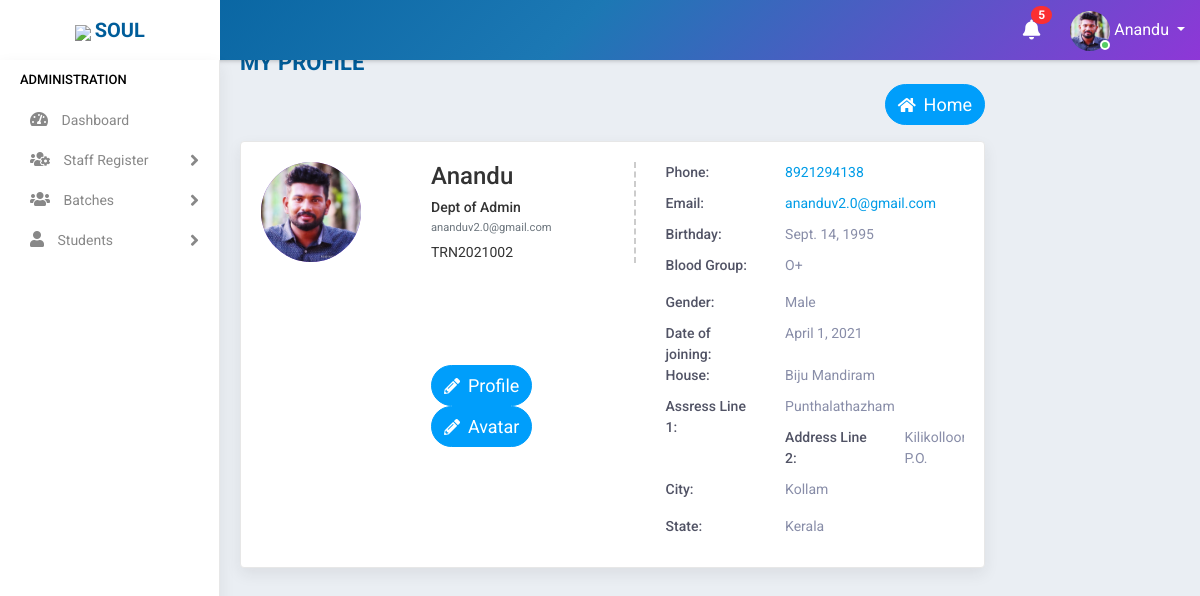
The page /profile/ (signed in) on the database as committed earlier.
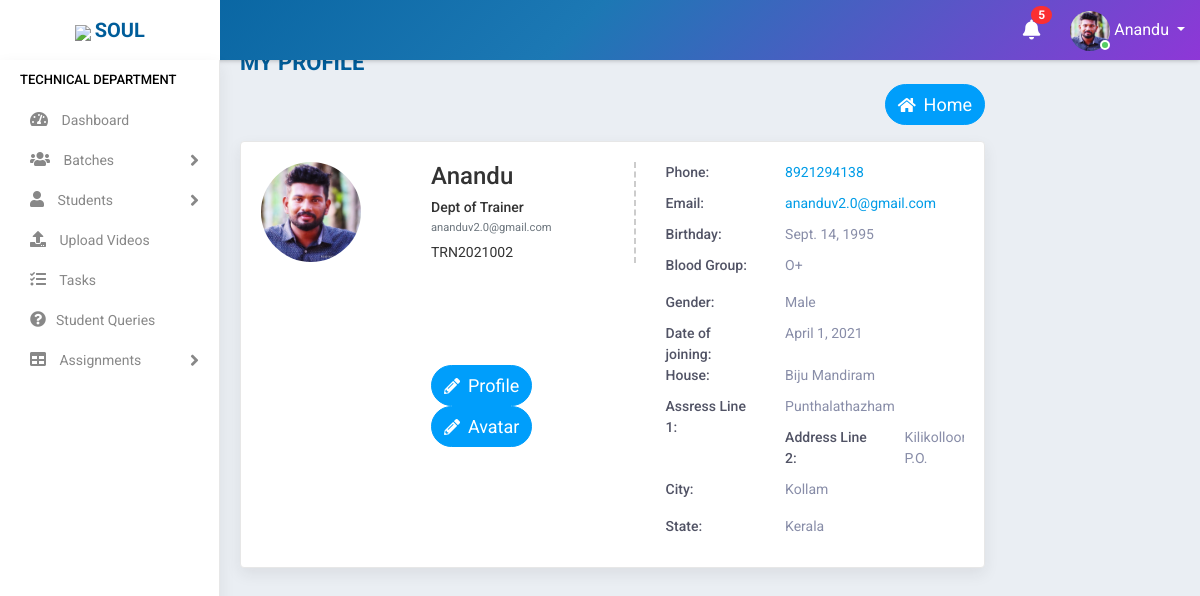
The same page on the database as committed later.
### accounts/models.py (models this page shows, shortened)
class Staff(models.Model):
    value= (
    ('1', 'Operations'),
    ('2', 'Sales'),
    ('3', 'Trainer'),
    ('4', 'Admin'),
    )
    state = (
    ('Andhra Pradesh','Andhra Pradesh'),
    ('Arunachal Pradesh','Arunachal Pradesh'),
    ('Assam','Assam'),
    ('Bihar','Bihar'),
    ('Chhattisgarh','Chattisgarh'),
    ('Goa','Goa'),
    ('Gujarat','Gujarat'),
    ('Haryana','Haryana'),
    ('Himachal Pradesh','Himachal Pradesh'),
    ('Jharkhand','Jharkhand'),
    ('Karnataka','Karnataka'),
    ('Kerala','Kerala'),
    ('Madhya Pradesh','Madhya Pradesh'),
    ('Maharashtra','Maharashtra'),
    ('Manipur','Manipur'),
    ('Meghalaya','Meghalaya'),
    ('Mizoram','Mizoram'),
    ('Nagaland','Nagaland'),
    ('Odisha','Odisha'),
    ('Rajasthan','Rajasthan'),
    ('Sikkim','Sikkim'),
    ('Tamil Nadu','Tamil Nadu'),
    ('Telangana','Telangana'),
    ('Tripura','Tripura'),
    ('Uttar Pradesh','Uttar Pradesh'),
    ('Uttarakhand','Uttarakhand'),
    ('West Bengal','West Bengal')
    )
    groups = (
        ('AB+', 'AB+'),
        ('AB-', 'AB-'),
        ('A+', 'A+'),
        ('A-', 'A-'),
        ('B+', 'B+'),
        ('B-', 'B-'),
        ('O+', 'O+'),
        ('O-', 'O-'),
        )
    user = models.OneToOneField(User,on_delete=models.CASCADE,null=True,blank=True)
    name = models.CharField(max_length=100,null=True, blank=True)
    empid = models.CharField(max_length=100,null=True, blank=True)
    mobile = models.CharField(max_length=10,null=True, blank=True)
    email = models.EmailField(max_length=200,null=True, blank=True)
    sex = models.CharField(max_length=10,null=True,choices=(('Male','Male'),('Female','Female')), blank=True)
    dob = models.DateField(null=True, blank=True)
    doj = models.DateField(null=True, blank=True)
    blood_group = models.CharField(max_length=100,null=True, blank=True,choices=groups)
    house = models.CharField(max_length=100,null=True, blank=True)
    street =models.CharField(max_length=100,null=True, blank=True)
    street2 =models.CharField(max_length=100,null=True, blank=True)
    city = models.CharField(max_length=100,null=True, blank=True)
    state = models.CharField(max_length=100,null=True,choices=state, blank=True)
    stype = models.CharField(max_length=100,null=True,choices=value, blank=True)
    status = models.CharField(max_length=20,choices=(('Active','Active'),('Inactive','Inactive')),default='Active')
    profile_pic = models.ImageField(null=True, blank=True,default="student.jpg")

### accounts/views.py (the view)
# urls.py: path('profile/', ProfileView.as_view(),name='profile'),
class ProfileView(View):
    def get(self, request):
        user=request.user
        if user.is_authenticated:
            note = Notification.objects.filter(receiver=user).filter(status="Not Read").order_by('-datetime')
            no_count = note.count()
            try:
                s= Staff.objects.get(user=user)
                return render(request,'accounts/profile.html',{'s':s,'no_count':no_count,'note':note})
            except:
                s= Student.objects.get(user=user)
                return render(request,'students/profile.html',{'s':s,'no_count':no_count,'note':note})
        else:
            return redirect('logout')

### accounts/templates/accounts/profile.html
{% extends 'accounts/main.html' %}
{% block content %}
    <div class="main-wrapper">
    {% include 'accounts/navbar.html' %}
    {% if s.stype == "1" %}
    {% include 'accounts/sidebar_operations.html' %}
    {% elif s.stype == "2" %}
    {% include 'accounts/sidebar_sales.html' %}
    {% elif s.stype == "3" %}
    {% include 'accounts/sidebar_trainer.html' %}
    {% elif s.stype == "4" %}
    {% include 'accounts/sidebar_admin.html' %}
    {% endif %}
            <div class="content container" style="padding-top:5%;padding-left: 5%;">
                        <div class="page-header">
                            <div class="row">
                                <div class="col-lg-7 col-md-12 col-sm-12 col-12">
                                    <h5 class="text-uppercase">my Profile</h5>
                                </div>
                                <div class="col-md-12 col-sm-12 col-12">
                                    <ul class="list-inline float-right">
                                        <li>
                                            <a href="{% url 'home' %}" class="btn btn-info " style="border-radius: 80px 80px 80px 80px ;color: white">
                                            <i class="fas fa-home"></i>&nbsp;&nbsp;<span style="font-size:18px">Home</span></a>
                                        </li>
                                    </ul>
                                </div>
                            </div>
                        </div>
                        <div class="card-box m-b-0">
                            <div class="row">
                                <div class="col-md-12">
                                    <div class="profile-view">
                                        <div class="profile-img-wrap">
                                            <div class="profile-img">
                                                <img class="avatar" src="{{request.user.staff.profile_pic.url}}" alt="">
                                            </div>
                                        </div>
                                        <div class="profile-basic">
                                            <div class="row">
                                                <div class="col-md-5">
                                                    <div class="profile-info-left">
                                                        <h3 class="user-name m-t-0">{{s.name}}</h3>
                                                        <h5 class="company-role m-t-0 m-b-0">Dept of {{s.get_stype_display}}</h5>
                                                        <small class="text-muted">{{request.user}}</small>
                                                        <div class="staff-id">{{s.empid}}</div>
                                                    </div>
                                                </div>
                                                <div class="col-md-7">
                                                    <ul class="personal-info">
                                                        <li>
                                                            <span class="title">Phone:</span>
                                                            <span class="text"><a href="">{{s.mobile}}</a></span>
                                                        </li>
                                                        <li>
                                                            <span class="title">Email:</span>
                                                            <span class="text"><a href=""><span class="__cf_email__"
                                                                        data-cfemail="7d17181b1b180f04100a12131a3d18051c100d1118531e1210">{{request.user}}</span></a></span>
                                                        </li>
                                                        <li>
                                                            <span class="title">Birthday:</span>
                                                            <span class="text">{{s.dob}}</span>
                                                        </li>
                                                        <li>
                                                            <span class="title">Blood Group:</span>
                                                            <p class="text">{{s.blood_group}}</p>
                                                        </li>
                                                        <li>
                                                            <span class="title">Gender:</span>
                                                            <span class="text">{{s.sex}}</span>
                                                        </li>
                                                        <li>
                                                            <span class="title">Date of joining:</span>
                                                            <span class="text">{{s.doj}}</span>
                                                        </li>
                                                    </ul>
                                                </div>
                                                <div class="col-md-5">
                                                    <ul class="personal-info">
                                                        <li>
                                                            <a href="{% url 'profile_update' %}" class="btn btn-info " style="border-radius: 80px 80px 80px 80px ;color: white">
                                                            <i class="fas fa-pencil-alt"></i>&nbsp;&nbsp;<span style="font-size:18px">Profile</span></a>
                                                            <a href="{% url 'profile_pic_update' %}" class="btn btn-info " style="border-radius: 80px 80px 80px 80px ;color: white">
                                                            <i class="fas fa-pencil-alt"></i>&nbsp;&nbsp;<span style="font-size:18px">Avatar</span></a>
                                                        </li>
                                                    </ul>
                                                </div>
                                                <div class="col-md-7">
                                                    <ul class="personal-info">
                                                        <li>
                                                            <span class="title">House:</span>
                                                            <span class="text">{{s.house}}</span>
                                                        </li>
                                                        <li>
                                                            <span class="title">Assress Line 1:</span>
                                                            <span class="text">{{s.street}}</span></span>
                                                        </li>
                                                        <li>
                                                            <span class="title">Address Line 2:</span>
                                                            <span class="text">{{s.street2}}</span>
                                                        </li>
                                                        <li>
                                                            <span class="title">City:</span>
                                                            <p class="text">{{s.city}}</p>
                                                        </li>
                                                        <li>
                                                            <span class="title">State:</span>
                                                            <span class="text">{{s.state}}</span>
                                                        </li>
                                                    </ul>
                                                </div>
                                            </div>
                                        </div>
                                    </div>
                                </div>
                            </div>
            </div>
{% endblock %}

### accounts/templates/accounts/navbar.html (shortened to what this page needs)
<div class="header">
    <div class="header-left">
        <a href="https://www.teqstories.com" class="logo">
            <img src="https://www.teqstories.com/assets/images/Blue.png" style="height: 40px;width:auto;">
            <span class="text-uppercase"><b>Soul</b></span>
        </a>
    </div>
    <div class="page-title-box float-left">
    </div>
    <ul class="nav user-menu float-right">
        {% include 'accounts/mini/notify.html' %}
        <li class="nav-item dropdown has-arrow">
            <a href="#" class="dropdown-toggle nav-link user-link" data-toggle="dropdown">
                <span class="user-img">
                    {% if request.user.staff.profile_pic %}
                    <img class="rounded-circle" src="{{request.user.staff.profile_pic.url}}" width="40" height="40" alt="Admin">
                    {% endif %}
                    <span class="status online"></span></span>
                <span>{{request.user.staff.name|title}}</span>
            </a>
        </li>
    </ul>
</div>

Rows that differ between the two databases and show on the page:
changed Staff "Anandu": stype "Admin" → "Trainer"
Other text that changed with them:
text no longer shown: "ADMINISTRATION Staff Register"
text now shown: "TECHNICAL DEPARTMENT Upload Videos Tasks Student Queries Assignments"
